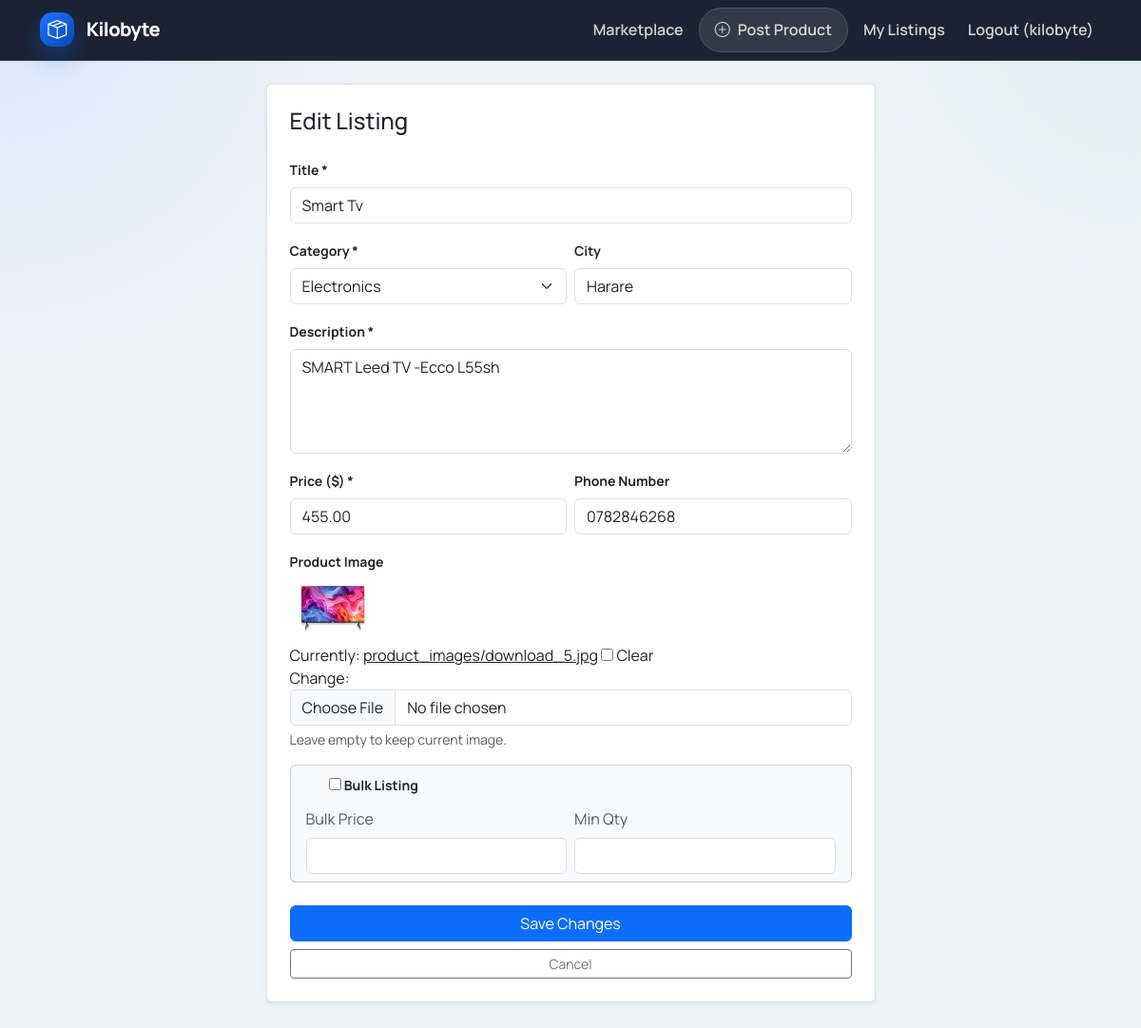
The page /products/9/edit/ (signed in) on the database its author committed.
### products/models.py (models this page shows, shortened)
class Product(models.Model):
    STATUS_CHOICES = [
        ('active', 'Active'),
        ('sold', 'Sold'),
        ('inactive', 'Inactive'),
    ]
    owner = models.ForeignKey(User, on_delete=models.CASCADE, related_name='products')
    category = models.ForeignKey(Category, on_delete=models.CASCADE)
    name = models.CharField(max_length=200)
    phone = models.CharField(max_length=15, null=True, blank=True)
    description = models.TextField()
    price = models.DecimalField(max_digits=10, decimal_places=2)
    image = models.ImageField(upload_to='product_images/', null=True, blank=True)
    created_at = models.DateTimeField(auto_now_add=True)
    city = models.CharField(max_length=100, null=True, blank=True)
    is_wholesale = models.BooleanField(default=False)
    bulk_price = models.DecimalField(max_digits=10, decimal_places=2, null=True, blank=True)
    minimum_quantity = models.IntegerField(null=True, blank=True)
    is_featured = models.BooleanField(default=False)
    status = models.CharField(max_length=10, choices=STATUS_CHOICES, default='active')
    views_count = models.PositiveIntegerField(default=0)
    class Meta:
        ordering = ['-created_at']

### products/views.py (the view)
# urls.py: path('<int:id>/edit/', views.edit_product, name='edit_product'),
@login_required
def edit_product(request, id):
    product = get_object_or_404(Product, id=id, owner=request.user)
    if request.method == 'POST':
        form = ProductForm(request.POST, request.FILES, instance=product)
        if form.is_valid():
            saved = form.save(commit=False)
            if not request.FILES.get('image'):
                saved.image = product.image
            saved.save()
            messages.success(request, 'Product updated successfully!')
            return redirect('product_detail', id=product.id)
    else:
        form = ProductForm(instance=product)
    return render(request, 'products/edit_product.html', {'form': form, 'product': product})

### products/forms.py (shortened to what this page needs)
class ProductForm(forms.ModelForm):
    class Meta:
        model = Product
        fields = [
            'name',
            'description',
            'price',
            'category',
            'phone',
            'city',
            'image',
            'is_wholesale',
            'bulk_price',
            'minimum_quantity',
        ]
        widgets = {
            'description': forms.Textarea(attrs={'rows': 4}),
        }

### products/models.py (called while the page is built)
    def __str__(self):
        return self.name

### products/templates/products/edit_product.html (shortened to what this page needs)
{% extends 'base.html' %}
{% block content %}
<div class="row justify-content-center">
    <div class="col-md-7">
        <div class="card border shadow-sm">
            <div class="card-body p-4">
                <h2 class="h4 mb-4">Edit Listing</h2>
                <form method="post" enctype="multipart/form-data">
                    <div class="mb-3">
                        <label class="form-label small fw-bold">Title *</label>
                        {{ form.name }}
                    </div>
                    <div class="row g-2 mb-3">
                        <div class="col-md-6">
                            <label class="form-label small fw-bold">Category *</label>
                            {{ form.category }}
                        </div>
                        <div class="col-md-6">
                            <label class="form-label small fw-bold">City</label>
                            {{ form.city }}
                        </div>
                    </div>
                    <div class="mb-3">
                        <label class="form-label small fw-bold">Description *</label>
                        {{ form.description }}
                    </div>
                    <div class="row g-2 mb-3">
                        <div class="col-md-6">
                            <label class="form-label small fw-bold">Price ($) *</label>
                            {{ form.price }}
                        </div>
                        <div class="col-md-6">
                            <label class="form-label small fw-bold">Phone Number</label>
                            {{ form.phone }}
                        </div>
                    </div>
                    <div class="mb-3">
                        <label class="form-label small fw-bold">Product Image</label>
                        {% if product.image %}
                        <div class="mb-2"><img src="{{ product.image.url }}" class="rounded" style="height: 60px;">
                        </div>
                        {% endif %}
                        {{ form.image }}
                        <div class="form-text small">Leave empty to keep current image.</div>
                    </div>
                    <div class="card bg-light mb-4">
                        <div class="card-body py-2">
                            <div class="form-check">
                                {{ form.is_wholesale }}
                                <label class="form-check-label small fw-bold"
                                    for="{{ form.is_wholesale.id_for_label }}">Bulk Listing</label>
                            </div>
                            <div class="row g-2 mt-1">
                                <div class="col-md-6">
                                    <label class="form-label x-small text-muted">Bulk Price</label>
                                    {{ form.bulk_price }}
                                </div>
                                <div class="col-md-6">
                                    <label class="form-label x-small text-muted">Min Qty</label>
                                    {{ form.minimum_quantity }}
                                </div>
                            </div>
                        </div>
                    </div>
                    <div class="d-grid gap-2">
                        <button type="submit" class="btn btn-primary">Save Changes</button>
                        <a href="{% url 'product_detail' product.id %}"
                            class="btn btn-outline-secondary btn-sm">Cancel</a>
                    </div>
                </form>
            </div>
        </div>
    </div>
</div>
{% endblock %}

### products/templates/base.html (shortened to what this page needs)
<!DOCTYPE html>
<html lang="en" data-theme="Light">
<head>
    <link href="https://cdn.jsdelivr.net/npm/bootstrap@5.3.2/dist/css/bootstrap.min.css" rel="stylesheet">
    <link href="https://cdn.jsdelivr.net/npm/bootstrap-icons@1.11.3/font/bootstrap-icons.min.css" rel="stylesheet">
</head>
<body>
    <nav class="navbar navbar-expand-lg navbar-dark {% block nav_margin %}mb-4{% endblock %}">
        <div class="container">
            <a class="navbar-brand" href="{% url 'product_list' %}">
                <span class="brand-mark"><i class="bi bi-box-seam"></i></span>
                <span>Kilobyte</span>
            </a>
            <div class="collapse navbar-collapse" id="navbarMain">
                <ul class="navbar-nav ms-auto align-items-lg-center gap-lg-2">
                    <li class="nav-item"><a class="nav-link" href="{% url 'product_list' %}">Marketplace</a></li>
                    {% if user.is_authenticated %}
                    <li class="nav-item"><a class="nav-link nav-cta" href="{% url 'create_product' %}"><i class="bi bi-plus-circle"></i> Post Product</a></li>
                    <li class="nav-item"><a class="nav-link" href="{% url 'my_listings' %}">My Listings</a></li>
                    <li class="nav-item">
                        <form action="{% url 'logout' %}" method="post" class="d-inline">
                            <button type="submit" class="btn btn-link nav-link text-decoration-none">Logout ({{ user.username }})</button>
                        </form>
                    </li>
                    {% else %}
                    <li class="nav-item"><a class="nav-link" href="{% url 'login' %}">Login</a></li>
                    <li class="nav-item"><a class="nav-link nav-cta" href="{% url 'signup' %}"><i class="bi bi-person-plus"></i> Sign Up</a></li>
                    {% endif %}
                </ul>
            </div>
        </div>
    </nav>
    <div class="container page-shell">
        {% block content %}{% endblock %}
    </div>
</body>
</html>

### products/templates/base.html (style rules this page uses)
:root { --kb-ink: #162033; --kb-copy: #5b687d; --kb-copy-soft: #7f8aa0; --kb-bg: #eef3f9; --kb-panel: rgba(255, 255, 255, 0.86); --kb-panel-solid: #ffffff; --kb-line: rgba(22, 32, 51, 0.10); --kb-brand: #0f62fe; --kb-brand-deep: #0a47b8; --kb-shadow: 0 18px 50px rgba(15, 37, 74, 0.10); --kb-navbar-bg: rgba(10, 18, 34, 0.92); --kb-navbar-border: rgba(255, 255, 255, 0.08); --kb-nav-text: rgba(255, 255, 255, 0.80); --kb-nav-cta-bg: rgba(255, 255, 255, 0.10); --kb-nav-cta-border: rgba(255, 255, 255, 0.12); --kb-nav-cta-hover: rgba(255, 255, 255, 0.18); --kb-alert-close-filter: none; }
body { min-height: 100vh; background: radial-gradient(circle at top left, rgba(15, 98, 254, 0.09), transparent 24%), radial-gradient(circle at top right, rgba(21, 183, 158, 0.07), transparent 20%), var(--kb-bg); color: var(--kb-ink); font-family: "Manrope", "Segoe UI", sans-serif; }
a { color: inherit; }
.navbar { background: var(--kb-navbar-bg) !important; backdrop-filter: blur(16px); border-bottom: 1px solid var(--kb-navbar-border); }
.navbar-brand { display: inline-flex; align-items: center; gap: 0.8rem; font-weight: 800; letter-spacing: -0.03em; }
.brand-mark { width: 2.25rem; height: 2.25rem; border-radius: 0.8rem; display: inline-flex; align-items: center; justify-content: center; background: linear-gradient(135deg, #1d75ff, #0a47b8); color: #fff; box-shadow: 0 12px 24px rgba(15, 98, 254, 0.30); }
.navbar .nav-link, .navbar .btn-link.nav-link { color: var(--kb-nav-text); font-weight: 600; }
.nav-cta { display: inline-flex; align-items: center; gap: 0.5rem; padding: 0.65rem 1rem !important; border-radius: 999px; background: var(--kb-nav-cta-bg); border: 1px solid var(--kb-nav-cta-border); }
.page-shell { padding-bottom: 4rem; }

### rows shown on the page
Product: name "Smart Tv", category "Electronics", city "Harare", description "SMART Leed TV -Ecco L55sh", price "455.00", phone "0782846268", image (picture)

### other values the page prints
{{ user.username }} "kilobyte"
